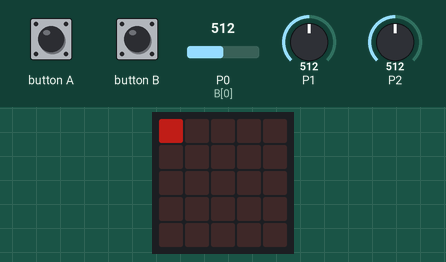
Recording of a program running on a simulated BBC micro:bit running MicroPython. On the bench: the board's 5×5 LED display. The test bench sets the inputs (shaded band); at power-on: P0 (B[0]) = 512, P1 = 512, P2 = 512 (analog values on the 0–1023 scale). Dim RGB values are drawn brighter than linear; files the program writes start out absent; files that are not in the repository are absent.

Above: at 1.2 s.
1.3 s: button A pressed for 3.2 s
At 4.77 s:
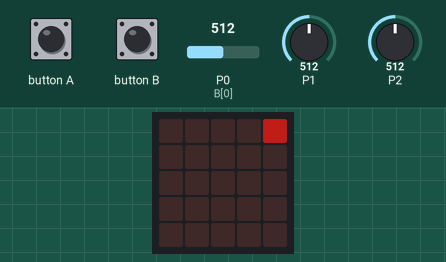
5.1 s: button A pressed for 0.15 s
At 5.79 s:
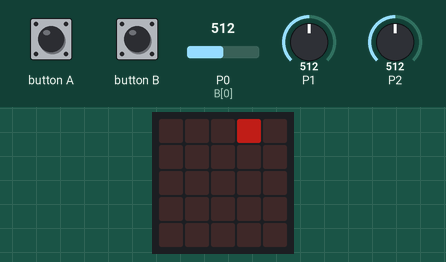
8.2 s: button A pressed for 0.15 s
At 8.83 s:
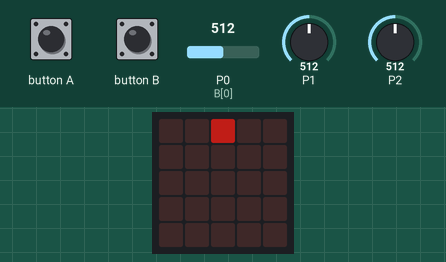
11.3 s: button A pressed for 0.15 s
At 11.87 s:
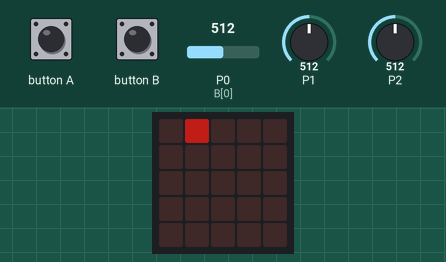
14.4 s: button B pressed for 0.15 s
At 14.91 s:
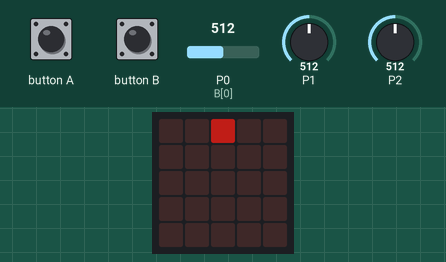
Timing chart, 0 to 17.4 s (numbered marks = the images above; inputs shaded):
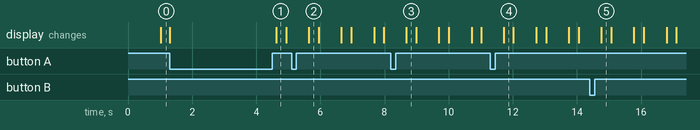

Measured:
- after the input at 5.1 s, the display: changes after 0.54 s (image 2)
- after the input at 8.2 s, the display: changes after 0.48 s (image 3)
- after the input at 11.3 s, the display: changes after 0.42 s (image 4)
- after the input at 14.4 s, the display: changes after 0.36 s (image 5)

The program:

MINIFIED.py
```python
l=None
k='group.txt'
j='0'
i=True
h=open
c='art'
b='saveSlot.txt'
a=int
Z=range
I=str
from microbit import pin0 as N,pin1 as O,pin2 as U,button_a as P,button_b as Q,display as R,Image as Y,sleep as V
W=[[0,0,0,0,0],[0,0,0,0,0],[0,0,0,0,0],[0,0,0,0,0],[0,0,0,0,0]]
def D(data):R.scroll(data)
def K(file,backup):
	A=backup
	try:
		with h(file)as B:return B.read()
	except OSError:J(file,A);return A
def J(file,data):
	with h(file,'w')as A:A.write(I(data));return i
def H(image):
	B=image;A=''
	for C in Z(0,5):
		F=B[C]
		for D in Z(0,5):E=B[C][D];A+=I(E)
		A+=':'
	A=A[:-1];return A
def S(image):
	A=[[0,0,0,0,0],[0,0,0,0,0],[0,0,0,0,0],[0,0,0,0,0],[0,0,0,0,0]];B=0
	for C in Z(0,5):
		for D in Z(0,5):B=C*6+D;A[C][D]=a(image[B])
	return A
def L():V(200)
def T(coords):A=coords;R.set_pixel(A[0],A[1],3)
E=a(K(b,j))
F=c+I(E)
B=S(K(F,'00000:00000:00000:00000:00000'))
M=a(K(k,j))
from radio import on,config as d,send,receive as e
on()
d(group=M)
A=[0,0]
G=0
m=0
X=l
C=770
while i:
	G+=1
	if O.read_analog()>C:
		L()
		if not A[1]==4:A[1]+=1
		else:A[1]=0
		T(A);G=0
	if N.read_analog()>C:
		L()
		if not A[1]==0:A[1]-=1
		else:A[1]=4
		T(A);G=0
	if Q.is_pressed():
		L()
		if not A[0]==4:A[0]+=1
		else:A[0]=0
		T(A);G=0
	if P.is_pressed():
		L()
		if not A[0]==0:A[0]-=1
		else:A[0]=4
		T(A);G=0
	if G%7==0:T(A)
	if G%50==0:
		f=e()
		try:g=S(f);X=g;R.show(Y('66666:66066:60606:60006:66666'));V(1000)
		except:pass
	if U.read_analog()>C and N.read_analog()>C:J(F,H(B));D('saved')
	if O.read_analog()>C and U.read_analog()>C:B=S(K(F,W));D('loaded')
	if U.read_analog()>C and P.is_pressed():X=B;L();D('copied')
	if O.read_analog()>C and N.read_analog()>C:
		if not X==l:B=X
		L();D('pasted')
	if N.read_analog()>C and Q.is_pressed():J(F,H(B));E-=1;D(I(E));F=c+I(E);B=S(K(F,H(W)));J(b,E)
	if N.read_analog()>C and P.is_pressed():J(F,H(B));E+=1;D(I(E));F=c+I(E);B=S(K(F,H(W)));J(b,E)
	if O.read_analog()>C and P.is_pressed():send(H(B));D('sent')
	if P.is_pressed()and Q.is_pressed():
		if M==255:M=0
		else:M+=1
		D(I(M));V(500);J(k,I(M))
	if O.read_analog()>C and Q.is_pressed():
		G=0;D('Hold B to confirm.')
		if Q.is_pressed():B=W;D('screen cleared.')
	R.show(Y(H(B)))
	if U.read_analog()>C:
		G=0
		if B[A[1]][A[0]]==9:B[A[1]][A[0]]=0
		else:B[A[1]][A[0]]=a(B[A[1]][A[0]])+1
		R.show(Y(H(B)));V(500)
```
